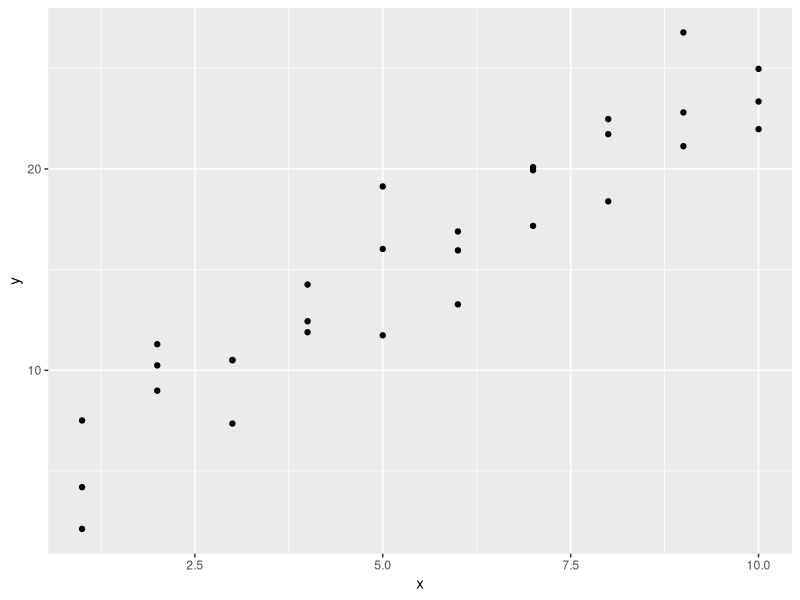
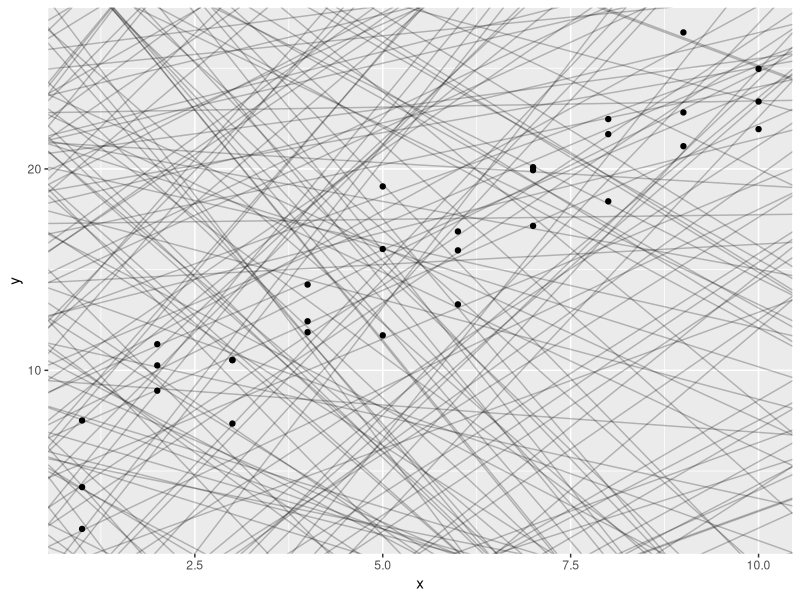
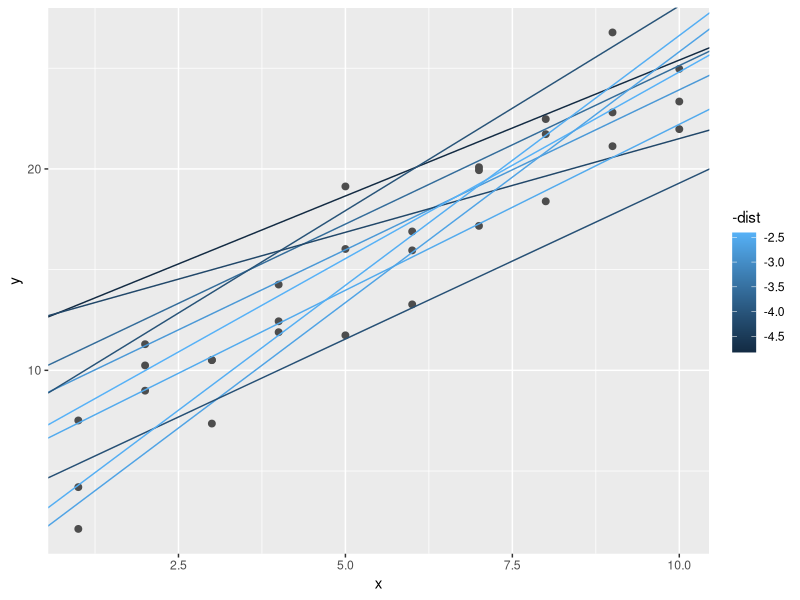
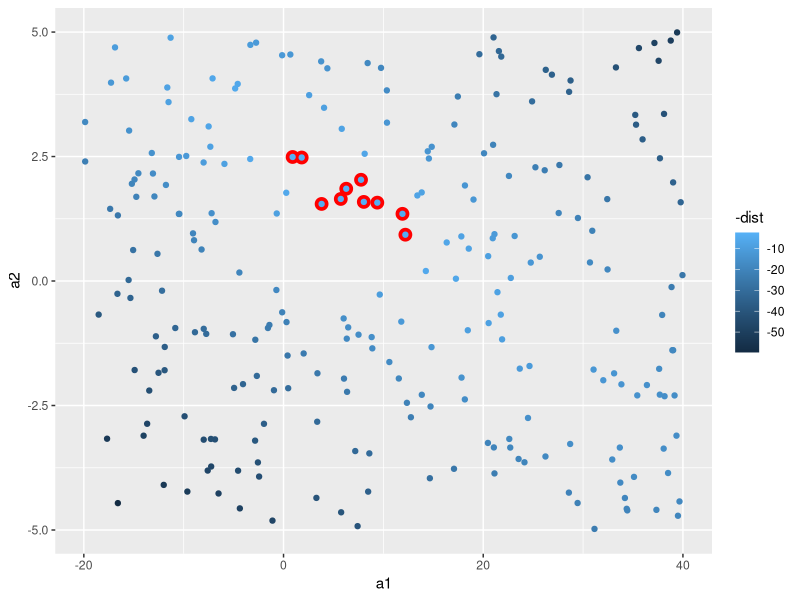
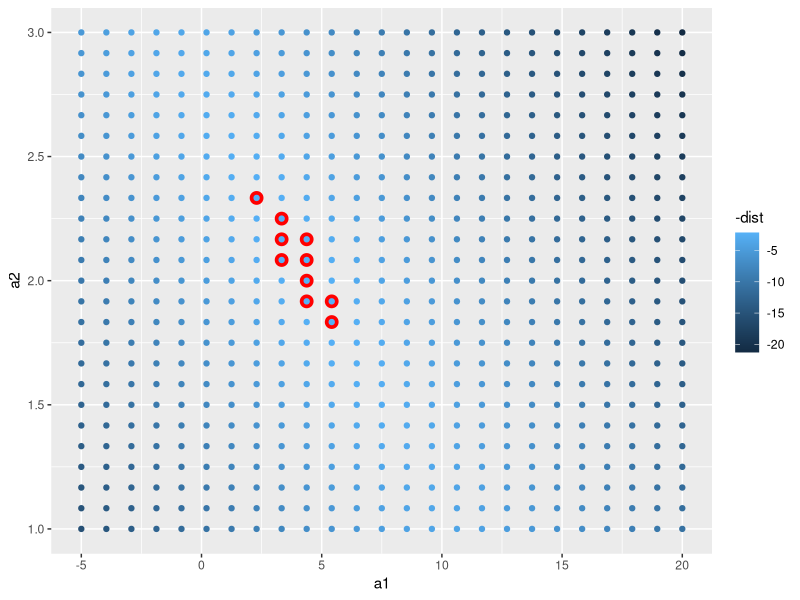
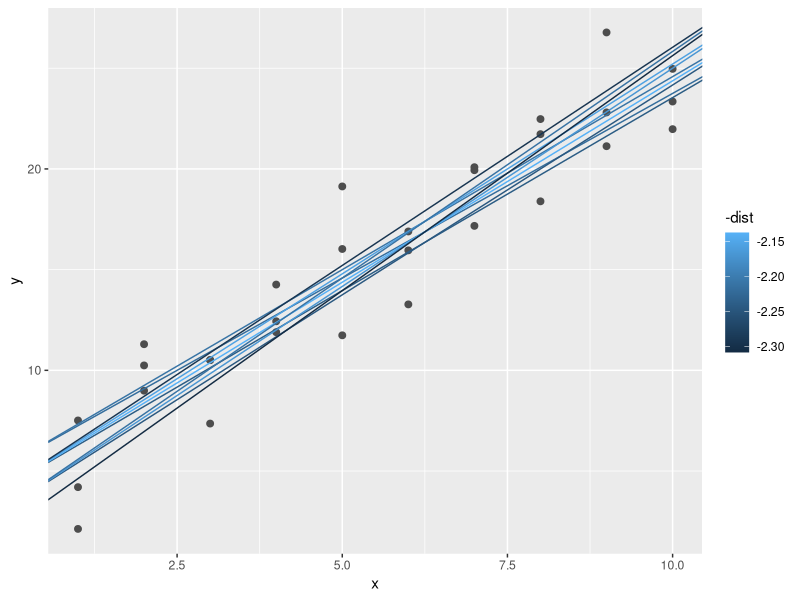
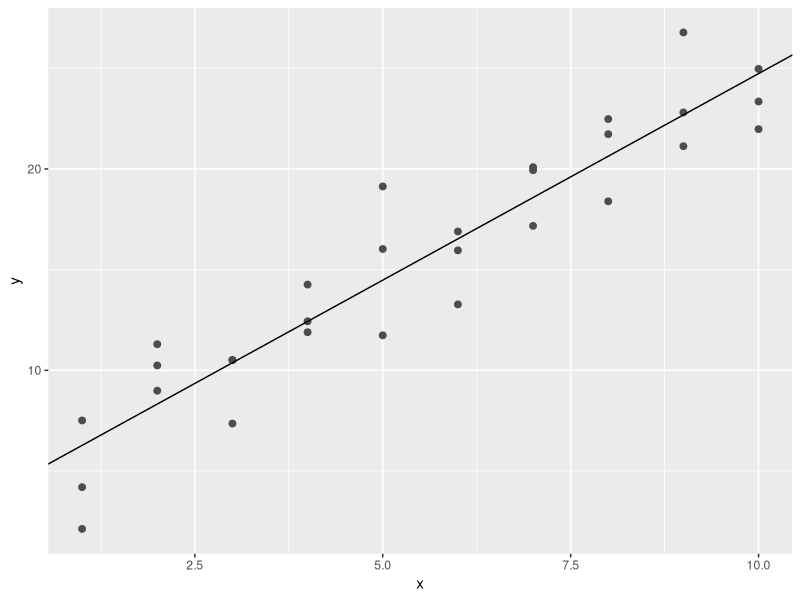
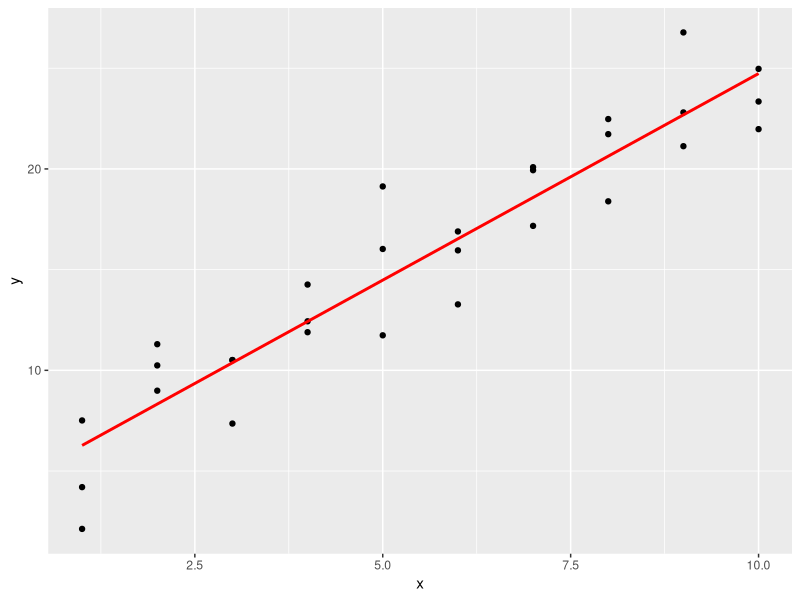

These charts were generated, in order, by the following R code: (Note: this script raises an error after producing the figures.)
## ---- chunk 1
knitr::opts_chunk$set(
	echo = TRUE,
	message = TRUE,
	warning = TRUE
)
library(tidyverse)
library(modelr)
options(na.action = na.warn)
## ---- chunk 2
sim1

ggplot(sim1, aes(x, y))+
  geom_point()
## ---- chunk 3
# models are defined by a1 and a2
# a1 is intercept, a2 is slope
# totally 250 models
models <- tibble(
  a1 = runif(250, -20, 40),
  a2 = runif(250, -5, 5)
)

models

ggplot(sim1, aes(x, y))+
  geom_abline(aes(intercept = a1, slope = a2),
              data = models,
              alpha = 1/4)+
  geom_point()
## ---- chunk 4
# turn our model family into an R function
model1 <- function(a, data) {
  a[1] + data$x * a[2]
}

model1(c(7, 1.5), sim1)
## ---- chunk 5
model1 <- function(a, data) {
  a[1] + data$x * a[2]
}

# residual = actual - predicted
# predicted need model parameter and data
measure_distance <- function(mod, data) {
  diff <- data$y - model1(mod, data)
  sqrt(mean(diff ^ 2))
}

measure_distance(c(7, 1.5), sim1)
## ---- chunk 6
model1 <- function(a, data) {
  a[1] + data$x * a[2]
}

measure_distance <- function(mod, data) {
  diff <- data$y - model1(mod, data)
  sqrt(mean(diff ^ 2))
}

# helper function
sim1_dist <- function(a1, a2) {
  measure_distance(c(a1, a2), sim1)
}

models <- models %>% 
  mutate(dist = purrr::map2_dbl(a1, a2, sim1_dist))
models
## ---- chunk 7
ggplot(sim1, aes(x, y))+
  geom_point(size = 2, colour = "grey30")+
  geom_abline(
    aes(intercept = a1, slope = a2, colour = -dist),
    data = filter(models, rank(dist) <=10))
## ---- chunk 8
ggplot(models, aes(a1, a2))+
  geom_point(data = filter(models, rank(dist) <= 10),
             size = 4,
             colour = "red") +
  geom_point(aes(colour = -dist))
## ---- chunk 9
grid <- expand.grid(
  a1 = seq(-5, 20, length = 25),
  a2 = seq(1, 3, length = 25)) %>% 
  mutate(dist = purrr::map2_dbl(a1, a2, sim1_dist))

grid

grid %>% 
  ggplot(aes(a1, a2))+
  geom_point(data = filter(grid, rank(dist) <= 10),
             size = 4,
             colour = "red") + 
  geom_point(aes(colour = -dist))
## ---- chunk 10
ggplot(sim1, aes(x, y))+
  geom_point(size = 2, colour = "grey30") +
  geom_abline(
    aes(intercept = a1, slope = a2, colour = -dist),
    data = filter(grid, rank(dist) <= 10)
  )
## ---- chunk 11
model1 <- function(a, data) {
  a[1] + data$x * a[2]
}

measure_distance <- function(mod, data) {
  diff <- data$y - model1(mod, data)
  sqrt(mean(diff ^ 2))
}

# find the parameters to make the return value of measure_distance minimum
best <- optim(c(0, 0), measure_distance, data = sim1)
best
best$par


ggplot(sim1, aes(x, y))+
  geom_point(size = 2, colour = "grey30") +
  geom_abline(intercept = best$par[1], slope = best$par[2])
## ---- chunk 12
sim1_mod <- lm(y ~ x, data = sim1)
coef(sim1_mod)
## ---- chunk 13
grid <- sim1 %>% 
  data_grid(x)
grid
## ---- chunk 14
sim1_mod <- lm(y ~ x, data = sim1)
coef(sim1_mod)

grid <- grid %>% 
  add_predictions(sim1_mod)
grid
## ---- chunk 15
ggplot(sim1, aes(x)) +
  geom_point(aes(y = y)) +
  geom_line(aes(y = pred), data = grid, colour = "red", size = 1)
## ---- chunk 16
sim1 <- sim1 %>% 
  add_residuals(sim1_mod)
sim1
## ---- chunk 17
ggplot(sim1, aes(resid)) +
  geom_freqpoly(binwidth = 0.5)
## ---- chunk 18
ggplot(sim1, aes(x, resid)) +
  geom_ref_line(h = 0) +
  geom_point()
## ---- chunk 19
df <- tribble(
  ~y, ~x1, ~x2,
  4, 2, 5,
  5, 1, 6
)
df
## ---- chunk 20
# get data
model_matrix(df, y ~ x1)
## ---- chunk 21
# get coefficient
lm(y ~ x1, data = df)
## ---- chunk 22
model_matrix(df, y ~ x1 - 1)
## ---- chunk 23
df
model_matrix(df, y ~ x1 + x2)
## ---- chunk 24
model_matrix(df, y ~ x1 + x2 -1)
## ---- chunk 25
df <- tribble(
  ~ sex, ~ response,
  "male", 1,
  "female", 2,
  "male", 1
)
df
## ---- chunk 26
model_matrix(df, response ~ sex)
## ---- chunk 27
sim2
## ---- chunk 28
ggplot(sim2) +
  geom_point(aes(x, y))
## ---- chunk 29
mod2 <- lm(y ~ x, data = sim2)

grid <- sim2 %>% 
  data_grid(x) %>% 
  add_predictions(mod2)

grid
## ---- chunk 30
ggplot(sim2, aes(x)) +
  geom_point(aes(y = y)) +
  geom_point(data = grid, aes(y = pred), colour = "red", size = 4)
## ---- chunk 31
tibble(x = "e") %>% 
  add_predictions(mod2)
## ---- chunk 32
sim3
## ---- chunk 33
ggplot(sim3, aes(x1, y)) +
  geom_point(aes(colour = x2))
## ---- chunk 34
mod1 <- lm(y ~ x1 + x2, data = sim3)
mod1
## ---- chunk 35
model_matrix(sim3, y ~ x1 + x2)
## ---- chunk 36
mod2 <- lm(y ~ x1 * x2, data = sim3)
mod2
## ---- chunk 37
model_matrix(sim3, y ~ x1 * x2)
## ---- chunk 38
grid <- sim3 %>% 
  data_grid(x1, x2)
grid
## ---- chunk 39
grid <- sim3 %>% 
  data_grid(x1, x2) %>% 
  gather_predictions(mod1, mod2)
grid
## ---- chunk 40
ggplot(sim3, aes(x1, y, colour = x2)) +
  geom_point() +
  geom_line(data = grid, aes(y = pred)) +
  facet_wrap(~ model)
## ---- chunk 41
sim3

sim3_resid <- sim3 %>% 
  gather_residuals(mod1, mod2)

sim3_resid

ggplot(sim3_resid, aes(x1, resid, colour = x2)) +
  geom_point() +
  facet_grid(model ~ x2)
## ---- chunk 42
sim4
## ---- chunk 43
mod1 <- lm(y ~ x1 + x2, data = sim4)
mod1
## ---- chunk 44
mod2 <- lm(y ~ x1 * x2, data = sim4)
mod2
## ---- chunk 45
grid_x1_x2 <- sim4 %>% 
  data_grid(
    x1 = seq_range(x1, 5),
    x2 = seq_range(x2, 5)
    ) %>% 
  gather_predictions(mod1, mod2)
grid_x1_x2  
## ---- chunk 46
seq_range(c(0.0123, 0.923423), n = 5)
## ---- chunk 47
seq_range(c(0.0123, 0.923423), n = 5, pretty = TRUE)
## ---- chunk 48
x1 <- rcauchy(100)
x1 <- tibble(x1)
ggplot(x1, aes(x1)) +
  geom_freqpoly()
## ---- chunk 49
x1 <- x1$x1
## ---- chunk 50
seq_range(x1, n = 5)
seq_range(x1, n = 5, trim = 0.1)
seq_range(x1, n = 5, trim = 0.25)
seq_range(x1, n = 5, trim = 0.50)
## ---- chunk 51
x2 <- c(0, 1)
seq_range(x2, n = 5)
seq_range(x2, n = 5, expand = 0.1)
seq_range(x2, n = 5, expand = 0.25)
seq_range(x2, n = 5, expand = 0.5)
## ---- chunk 52
ggplot(grid_x1_x2, aes(x1, x2)) +
  geom_tile(aes(fill = pred)) +
  facet_wrap(~ model)
## ---- chunk 53
ggplot(grid_x1_x2, aes(x1, pred, colour = x2, group = x2)) +
  geom_line() +
  facet_wrap(~ model)
## ---- chunk 54
ggplot(grid_x1_x2, aes(x2, pred, colour = x1, group = x1)) +
  geom_line() +
  facet_wrap(~ model)
## ---- chunk 55
df <- tribble(
  ~y, ~x,
  1, 1,
  2, 2,
  3, 3
)

df
## ---- chunk 56
model_matrix(df, y ~ x^2 + x)
## ---- chunk 57
model_matrix(df, y ~ I(x^2) + x)
## ---- chunk 58
model_matrix(df, y ~ poly(x, 2))
## ---- chunk 59
library(splines)
df
model_matrix(df, y ~ ns(x, 2))
## ---- chunk 60
sim5 <- tibble(
  x = seq(0, 3.5 * pi, length = 50),
  y = 4 * sin(x) + rnorm(length(x))
)
sim5
## ---- chunk 61
ggplot(sim5, aes(x, y)) +
  geom_point()
## ---- chunk 62
mod1 <- lm(y ~ ns(x, 1), data = sim5)
model_matrix(sim5, y ~ ns(x, 1))

model1 <- lm(y ~ poly(x, 1), data = sim5)
model_matrix(sim5, y ~ poly(x, 1))

mod2 <- lm(y ~ ns(x, 2), data = sim5)
model_matrix(sim5, y ~ ns(x, 2))

model2 <- lm(y ~ poly(x, 2), data = sim5)
model_matrix(sim5, y ~ poly(x, 2))

mod3 <- lm(y ~ ns(x, 3), data = sim5)
model_matrix(sim5, y ~ ns(x, 3))

model3 <- lm(y ~ poly(x, 3), data = sim5)
model_matrix(sim5, y ~ poly(x, 3))

mod4 <- lm(y ~ ns(x, 4), data = sim5)
model_matrix(sim5, y ~ ns(x, 4))

model4 <- lm(y ~ poly(x, 4), data = sim5)
model_matrix(sim5, y ~ poly(x, 4))

mod5 <- lm(y ~ ns(x, 5), data = sim5)
model_matrix(sim5, y ~ ns(x, 5))

model5 <- lm(y ~ poly(x, 5), data = sim5)
model_matrix(sim5, y ~ poly(x, 5))
## ---- chunk 63
grid_x <- sim5 %>% 
  data_grid(x = seq_range(x, n = 50, expand = 0.1)) %>% 
  gather_predictions(mod1, model1, 
                     mod2, model2,
                     mod3, model3,
                     mod4, model4,
                     mod5, model5) 

grid_x <- grid_x%>% 
  mutate(model = factor(model, levels = unique(grid_x$model)))
## ---- chunk 64
ggplot(sim5, aes(x, y)) +
  geom_point() +
  geom_line(aes(y = pred), data = grid_x, colour = "red") +
  facet_wrap(~ model)
## ---- chunk 65
df <- tribble(
  ~x, ~y,
  1, 2.2,
  2, NA,
  3, 3.5,
  4, 8.3,
  NA, 10
)
df
## ---- chunk 66
mod <- lm(y ~ x, data = df)
## ---- chunk 67
mod <- lm(y ~ x, data = df, na.action = na.exclude)
## ---- chunk 68
nobs(mod)
## ---- chunk 69
sim5
mod <- mgcv::gam(y ~ s(x), data = sim5)
summary(mod)
